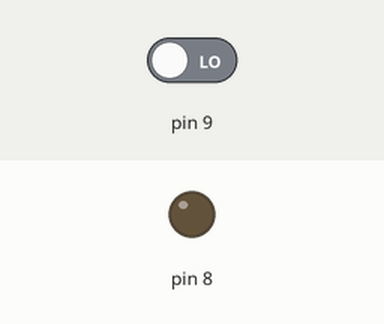
A sketch run on a simulated Arduino Uno, built with avr-gcc and run on an emulated ATmega328P. On the bench: output pins drawn as LEDs (lit = HIGH). Inputs (shaded band) come from the test bench; at power-on: pin 9 LOW.

Above: at 1.2 s.
1.3 s: pin 9 driven HIGH
At 2.4 s:
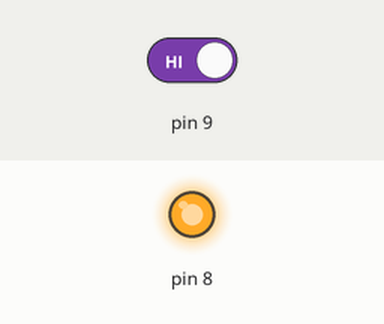
2.8 s: pin 9 driven LOW
At 3.5 s:
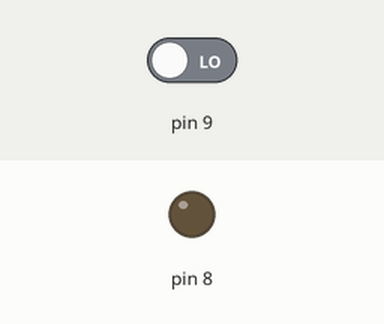
Timing chart, 0 to 5.8 s (numbered marks = the images above; inputs shaded):
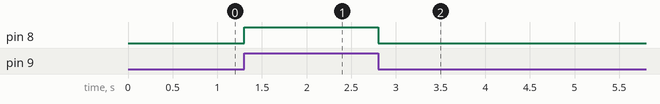

Measured:
- after the input at 1.3 s, pin 8: LOW → HIGH at once
- after the input at 2.8 s, pin 8: HIGH → LOW at once

The sketch:

buton.ino
```cpp
void setup() {
  pinMode(8, OUTPUT);
  pinMode(9, INPUT);

}

void loop() {
 if (digitalRead(9)==1)
 digitalWrite(8, HIGH);
 else
 digitalWrite(8, LOW);

}
```
